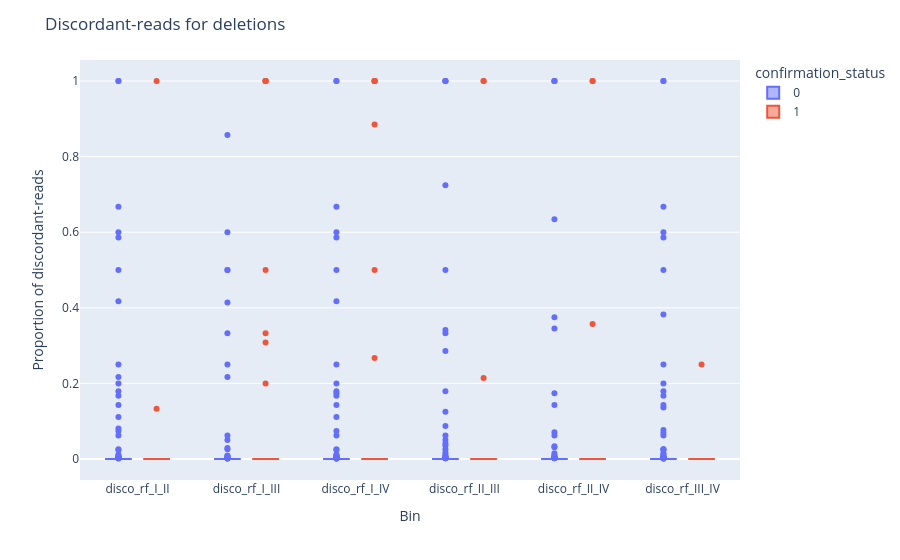
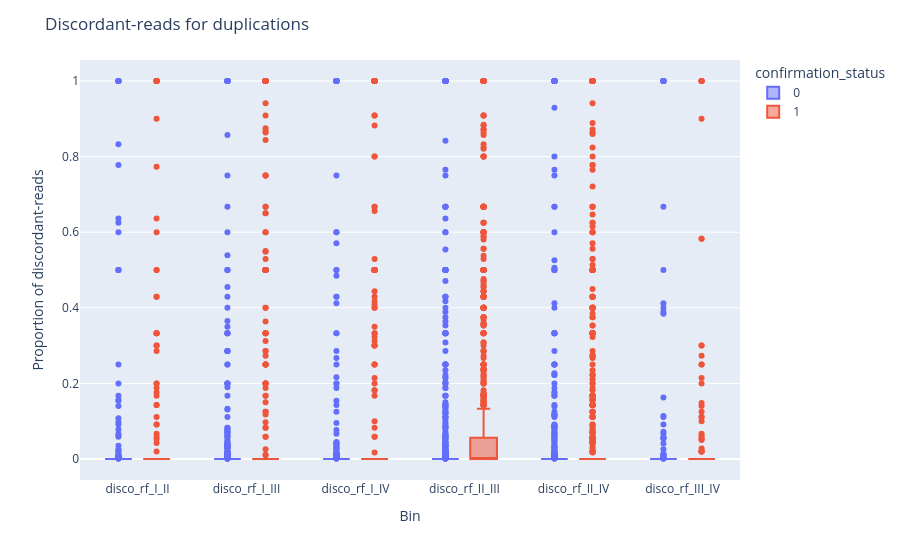

The cell these charts' notebook holds for them, in order:
### Code cell
# investigate difference between binned discordant-read features for confirmed and not confirmed calls
import matplotlib.pyplot as plt
import seaborn as sns


df_calls_annot_del = df_calls_annot.loc[df_calls_annot['sv_type'] == 'DEL']
df_calls_annot_dup = df_calls_annot.loc[df_calls_annot['sv_type'] == 'DUP']

# melt dataframes into for plotting
df_calls_annot_del_melt = pd.melt(df_calls_annot_del[['confirmation_status', 
                                                      'disco_rf_I_II', 'disco_rf_I_III', 'disco_rf_I_IV',
                                                      'disco_rf_II_III', 'disco_rf_II_IV',
                                                      'disco_rf_III_IV']], id_vars=['confirmation_status'])
df_calls_annot_dup_melt = pd.melt(df_calls_annot_dup[['confirmation_status', 
                                                      'disco_rf_I_II', 'disco_rf_I_III', 'disco_rf_I_IV',
                                                      'disco_rf_II_III', 'disco_rf_II_IV',
                                                      'disco_rf_III_IV']], id_vars=['confirmation_status'])

fig = px.box(df_calls_annot_del_melt, x='variable', y='value', color='confirmation_status')
fig.update_layout(title='Discordant-reads for deletions', xaxis_title='Bin', yaxis_title='Proportion of discordant-reads')
fig.show()

fig = px.box(df_calls_annot_dup_melt, x='variable', y='value', color='confirmation_status')
fig.update_layout(title='Discordant-reads for duplications', xaxis_title='Bin', yaxis_title='Proportion of discordant-reads')
fig.show()

### Figure 1 — Plotly figure (JSON) as saved in the notebook; plotly's stock layout.template omitted (floating-point values rounded to 4 significant figures; data arrays with more than 128 entries replaced by an {"elided": "..."} marker saying what was removed)
{"data": [{"alignmentgroup": "True", "hovertemplate": "confirmation_status=0<br>variable=%{x}<br>value=%{y}<extra></extra>", "legendgroup": "0", "marker": {"color": "#636efa"}, "name": "0", "notched": false, "offsetgroup": "0", "orientation": "v", "showlegend": true, "type": "box", "x": {"elided": "6000 str values"}, "x0": " ", "xaxis": "x", "y": {"elided": "6000 float values"}, "y0": " ", "yaxis": "y"}, {"alignmentgroup": "True", "hovertemplate": "confirmation_status=1<br>variable=%{x}<br>value=%{y}<extra></extra>", "legendgroup": "1", "marker": {"color": "#EF553B"}, "name": "1", "notched": false, "offsetgroup": "1", "orientation": "v", "showlegend": true, "type": "box", "x": {"elided": "6000 str values"}, "x0": " ", "xaxis": "x", "y": {"elided": "6000 float values"}, "y0": " ", "yaxis": "y"}], "layout": {"boxmode": "group", "legend": {"title": {"text": "confirmation_status"}, "tracegroupgap": 0}, "margin": {"t": 60}, "title": {"text": "Discordant-reads for deletions"}, "xaxis": {"anchor": "y", "domain": [0, 1], "title": {"text": "Bin"}}, "yaxis": {"anchor": "x", "domain": [0, 1], "title": {"text": "Proportion of discordant-reads"}}}}

### Figure 2 — Plotly figure (JSON) as saved in the notebook; plotly's stock layout.template omitted (floating-point values rounded to 4 significant figures; data arrays with more than 128 entries replaced by an {"elided": "..."} marker saying what was removed)
{"data": [{"alignmentgroup": "True", "hovertemplate": "confirmation_status=0<br>variable=%{x}<br>value=%{y}<extra></extra>", "legendgroup": "0", "marker": {"color": "#636efa"}, "name": "0", "notched": false, "offsetgroup": "0", "orientation": "v", "showlegend": true, "type": "box", "x": {"elided": "6000 str values"}, "x0": " ", "xaxis": "x", "y": {"elided": "6000 float values"}, "y0": " ", "yaxis": "y"}, {"alignmentgroup": "True", "hovertemplate": "confirmation_status=1<br>variable=%{x}<br>value=%{y}<extra></extra>", "legendgroup": "1", "marker": {"color": "#EF553B"}, "name": "1", "notched": false, "offsetgroup": "1", "orientation": "v", "showlegend": true, "type": "box", "x": {"elided": "6000 str values"}, "x0": " ", "xaxis": "x", "y": {"elided": "6000 float values"}, "y0": " ", "yaxis": "y"}], "layout": {"boxmode": "group", "legend": {"title": {"text": "confirmation_status"}, "tracegroupgap": 0}, "margin": {"t": 60}, "title": {"text": "Discordant-reads for duplications"}, "xaxis": {"anchor": "y", "domain": [0, 1], "title": {"text": "Bin"}}, "yaxis": {"anchor": "x", "domain": [0, 1], "title": {"text": "Proportion of discordant-reads"}}}}
